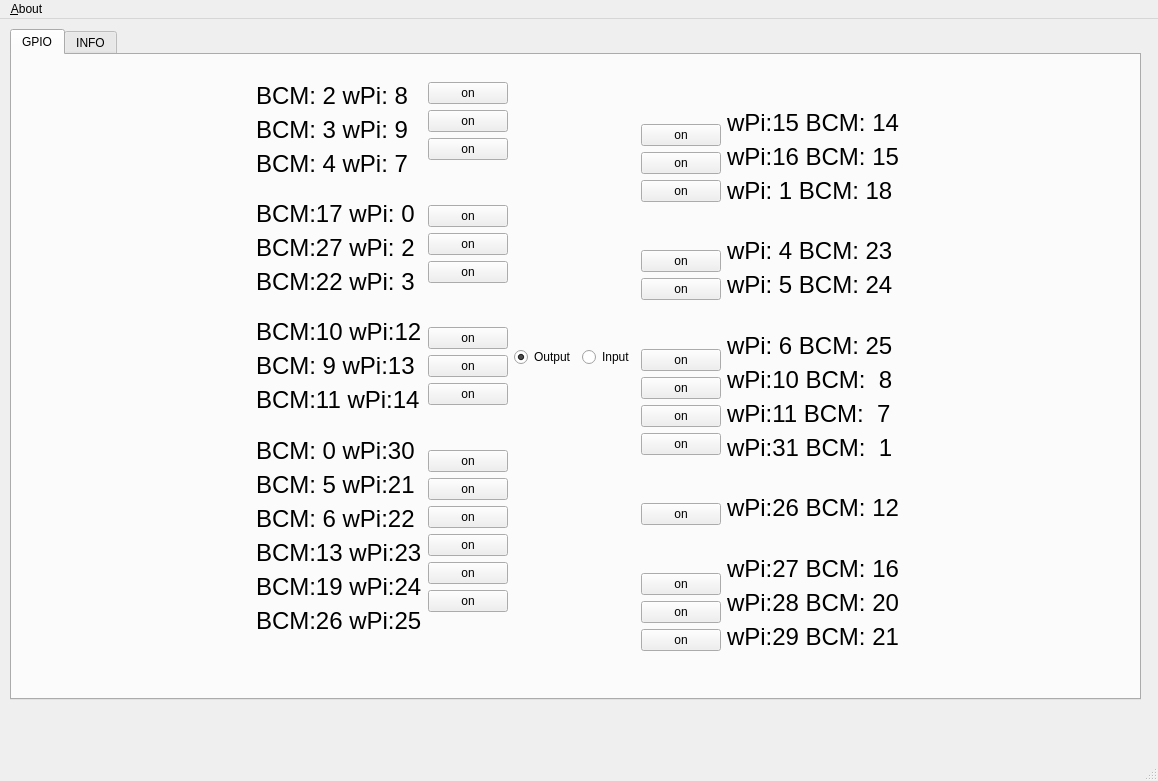
<?xml version="1.0" encoding="UTF-8"?>
<ui version="4.0">
 <class>MainWindow</class>
 <widget class="QMainWindow" name="MainWindow">
  <property name="geometry">
   <rect>
    <x>0</x>
    <y>0</y>
    <width>1158</width>
    <height>781</height>
   </rect>
  </property>
  <property name="windowTitle">
   <string>MainWindow</string>
  </property>
  <widget class="QWidget" name="centralWidget">
   <widget class="QTabWidget" name="tabWidget">
    <property name="geometry">
     <rect>
      <x>10</x>
      <y>10</y>
      <width>1131</width>
      <height>671</height>
     </rect>
    </property>
    <property name="currentIndex">
     <number>0</number>
    </property>
    <widget class="QWidget" name="tabGpio">
     <attribute name="title">
      <string>GPIO</string>
     </attribute>
     <widget class="QWidget" name="horizontalLayoutWidget">
      <property name="geometry">
       <rect>
        <x>20</x>
        <y>16</y>
        <width>1090</width>
        <height>591</height>
       </rect>
      </property>
      <layout class="QHBoxLayout" name="horizontalLayout">
       <item>
        <spacer name="horizontalSpacer_2">
         <property name="orientation">
          <enum>Qt::Horizontal</enum>
         </property>
         <property name="sizeHint" stdset="0">
          <size>
           <width>40</width>
           <height>20</height>
          </size>
         </property>
        </spacer>
       </item>
       <item>
        <layout class="QVBoxLayout" name="verticalLayout_6">
         <item>
          <widget class="QLabel" name="label8">
           <property name="font">
            <font>
             <pointsize>18</pointsize>
            </font>
           </property>
           <property name="text">
            <string>BCM: 2 wPi: 8</string>
           </property>
          </widget>
         </item>
         <item>
          <widget class="QLabel" name="label9">
           <property name="font">
            <font>
             <pointsize>18</pointsize>
            </font>
           </property>
           <property name="text">
            <string>BCM: 3 wPi: 9</string>
           </property>
          </widget>
         </item>
         <item>
          <widget class="QLabel" name="label7">
           <property name="font">
            <font>
             <pointsize>18</pointsize>
            </font>
           </property>
           <property name="text">
            <string>BCM: 4 wPi: 7</string>
           </property>
          </widget>
         </item>
         <item>
          <spacer name="verticalSpacer_21">
           <property name="orientation">
            <enum>Qt::Vertical</enum>
           </property>
           <property name="sizeHint" stdset="0">
            <size>
             <width>20</width>
             <height>40</height>
            </size>
           </property>
          </spacer>
         </item>
         <item>
          <widget class="QLabel" name="label0">
           <property name="font">
            <font>
             <pointsize>18</pointsize>
            </font>
           </property>
           <property name="text">
            <string>BCM:17 wPi: 0</string>
           </property>
          </widget>
         </item>
         <item>
          <widget class="QLabel" name="label2">
           <property name="font">
            <font>
             <pointsize>18</pointsize>
            </font>
           </property>
           <property name="text">
            <string>BCM:27 wPi: 2</string>
           </property>
          </widget>
         </item>
         <item>
          <widget class="QLabel" name="label3">
           <property name="font">
            <font>
             <pointsize>18</pointsize>
            </font>
           </property>
           <property name="text">
            <string>BCM:22 wPi: 3</string>
           </property>
          </widget>
         </item>
         <item>
          <spacer name="verticalSpacer_22">
           <property name="orientation">
            <enum>Qt::Vertical</enum>
           </property>
           <property name="sizeHint" stdset="0">
            <size>
             <width>20</width>
             <height>40</height>
            </size>
           </property>
          </spacer>
         </item>
         <item>
          <widget class="QLabel" name="label12">
           <property name="font">
            <font>
             <pointsize>18</pointsize>
            </font>
           </property>
           <property name="text">
            <string>BCM:10 wPi:12</string>
           </property>
          </widget>
         </item>
         <item>
          <widget class="QLabel" name="label13">
           <property name="font">
            <font>
             <pointsize>18</pointsize>
            </font>
           </property>
           <property name="text">
            <string>BCM: 9 wPi:13</string>
           </property>
          </widget>
         </item>
         <item>
          <widget class="QLabel" name="label14">
           <property name="font">
            <font>
             <pointsize>18</pointsize>
            </font>
           </property>
           <property name="text">
            <string>BCM:11 wPi:14</string>
           </property>
          </widget>
         </item>
         <item>
          <spacer name="verticalSpacer_24">
           <property name="orientation">
            <enum>Qt::Vertical</enum>
           </property>
           <property name="sizeHint" stdset="0">
            <size>
             <width>20</width>
             <height>40</height>
            </size>
           </property>
          </spacer>
         </item>
         <item>
          <widget class="QLabel" name="label30">
           <property name="font">
            <font>
             <pointsize>18</pointsize>
            </font>
           </property>
           <property name="text">
            <string>BCM: 0 wPi:30</string>
           </property>
          </widget>
         </item>
         <item>
          <widget class="QLabel" name="label21">
           <property name="font">
            <font>
             <pointsize>18</pointsize>
            </font>
           </property>
           <property name="text">
            <string>BCM: 5 wPi:21</string>
           </property>
          </widget>
         </item>
         <item>
          <widget class="QLabel" name="label22">
           <property name="font">
            <font>
             <pointsize>18</pointsize>
            </font>
           </property>
           <property name="text">
            <string>BCM: 6 wPi:22</string>
           </property>
          </widget>
         </item>
         <item>
          <widget class="QLabel" name="label23">
           <property name="font">
            <font>
             <pointsize>18</pointsize>
            </font>
           </property>
           <property name="text">
            <string>BCM:13 wPi:23</string>
           </property>
          </widget>
         </item>
         <item>
          <widget class="QLabel" name="label24">
           <property name="font">
            <font>
             <pointsize>18</pointsize>
            </font>
           </property>
           <property name="text">
            <string>BCM:19 wPi:24</string>
           </property>
          </widget>
         </item>
         <item>
          <widget class="QLabel" name="label25">
           <property name="font">
            <font>
             <pointsize>18</pointsize>
            </font>
           </property>
           <property name="text">
            <string>BCM:26 wPi:25</string>
           </property>
          </widget>
         </item>
         <item>
          <spacer name="verticalSpacer_23">
           <property name="orientation">
            <enum>Qt::Vertical</enum>
           </property>
           <property name="sizeHint" stdset="0">
            <size>
             <width>20</width>
             <height>40</height>
            </size>
           </property>
          </spacer>
         </item>
        </layout>
       </item>
       <item>
        <layout class="QVBoxLayout" name="verticalLayout_2">
         <item>
          <widget class="QPushButton" name="pinOutBtn8">
           <property name="enabled">
            <bool>true</bool>
           </property>
           <property name="text">
            <string>on</string>
           </property>
          </widget>
         </item>
         <item>
          <widget class="QPushButton" name="pinOutBtn9">
           <property name="enabled">
            <bool>true</bool>
           </property>
           <property name="text">
            <string>on</string>
           </property>
          </widget>
         </item>
         <item>
          <widget class="QPushButton" name="pinOutBtn7">
           <property name="enabled">
            <bool>true</bool>
           </property>
           <property name="text">
            <string>on</string>
           </property>
          </widget>
         </item>
         <item>
          <spacer name="verticalSpacer_5">
           <property name="orientation">
            <enum>Qt::Vertical</enum>
           </property>
           <property name="sizeHint" stdset="0">
            <size>
             <width>20</width>
             <height>40</height>
            </size>
           </property>
          </spacer>
         </item>
         <item>
          <widget class="QPushButton" name="pinOutBtn0">
           <property name="enabled">
            <bool>true</bool>
           </property>
           <property name="text">
            <string>on</string>
           </property>
          </widget>
         </item>
         <item>
          <widget class="QPushButton" name="pinOutBtn2">
           <property name="enabled">
            <bool>true</bool>
           </property>
           <property name="text">
            <string>on</string>
           </property>
          </widget>
         </item>
         <item>
          <widget class="QPushButton" name="pinOutBtn3">
           <property name="enabled">
            <bool>true</bool>
           </property>
           <property name="text">
            <string>on</string>
           </property>
          </widget>
         </item>
         <item>
          <spacer name="verticalSpacer_6">
           <property name="orientation">
            <enum>Qt::Vertical</enum>
           </property>
           <property name="sizeHint" stdset="0">
            <size>
             <width>20</width>
             <height>40</height>
            </size>
           </property>
          </spacer>
         </item>
         <item>
          <widget class="QPushButton" name="pinOutBtn12">
           <property name="enabled">
            <bool>true</bool>
           </property>
           <property name="text">
            <string>on</string>
           </property>
          </widget>
         </item>
         <item>
          <widget class="QPushButton" name="pinOutBtn13">
           <property name="enabled">
            <bool>true</bool>
           </property>
           <property name="text">
            <string>on</string>
           </property>
          </widget>
         </item>
         <item>
          <widget class="QPushButton" name="pinOutBtn14">
           <property name="enabled">
            <bool>true</bool>
           </property>
           <property name="text">
            <string>on</string>
           </property>
          </widget>
         </item>
         <item>
          <spacer name="verticalSpacer_7">
           <property name="orientation">
            <enum>Qt::Vertical</enum>
           </property>
           <property name="sizeHint" stdset="0">
            <size>
             <width>20</width>
             <height>40</height>
            </size>
           </property>
          </spacer>
         </item>
         <item>
          <widget class="QPushButton" name="pinOutBtn30">
           <property name="enabled">
            <bool>true</bool>
           </property>
           <property name="text">
            <string>on</string>
           </property>
          </widget>
         </item>
         <item>
          <widget class="QPushButton" name="pinOutBtn21">
           <property name="enabled">
            <bool>true</bool>
           </property>
           <property name="text">
            <string>on</string>
           </property>
          </widget>
         </item>
         <item>
          <widget class="QPushButton" name="pinOutBtn22">
           <property name="enabled">
            <bool>true</bool>
           </property>
           <property name="text">
            <string>on</string>
           </property>
          </widget>
         </item>
         <item>
          <widget class="QPushButton" name="pinOutBtn23">
           <property name="enabled">
            <bool>true</bool>
           </property>
           <property name="text">
            <string>on</string>
           </property>
          </widget>
         </item>
         <item>
          <widget class="QPushButton" name="pinOutBtn24">
           <property name="enabled">
            <bool>true</bool>
           </property>
           <property name="text">
            <string>on</string>
           </property>
          </widget>
         </item>
         <item>
          <widget class="QPushButton" name="pinOutBtn25">
           <property name="enabled">
            <bool>true</bool>
           </property>
           <property name="text">
            <string>on</string>
           </property>
          </widget>
         </item>
         <item>
          <spacer name="verticalSpacer_8">
           <property name="orientation">
            <enum>Qt::Vertical</enum>
           </property>
           <property name="sizeHint" stdset="0">
            <size>
             <width>20</width>
             <height>40</height>
            </size>
           </property>
          </spacer>
         </item>
        </layout>
       </item>
       <item>
        <layout class="QVBoxLayout" name="verticalLayout_5">
         <item>
          <spacer name="verticalSpacer">
           <property name="orientation">
            <enum>Qt::Vertical</enum>
           </property>
           <property name="sizeHint" stdset="0">
            <size>
             <width>20</width>
             <height>40</height>
            </size>
           </property>
          </spacer>
         </item>
         <item>
          <layout class="QHBoxLayout" name="horizontalLayout_2">
           <item>
            <widget class="QRadioButton" name="radioBtn">
             <property name="text">
              <string>Output</string>
             </property>
             <property name="checked">
              <bool>true</bool>
             </property>
            </widget>
           </item>
           <item>
            <widget class="QRadioButton" name="radioButton">
             <property name="text">
              <string>Input</string>
             </property>
            </widget>
           </item>
          </layout>
         </item>
         <item>
          <widget class="QLabel" name="label">
           <property name="text">
            <string/>
           </property>
           <property name="pixmap">
            <pixmap resource="res.qrc">:/gpio.jpg</pixmap>
           </property>
          </widget>
         </item>
         <item>
          <spacer name="verticalSpacer_19">
           <property name="orientation">
            <enum>Qt::Vertical</enum>
           </property>
           <property name="sizeHint" stdset="0">
            <size>
             <width>20</width>
             <height>40</height>
            </size>
           </property>
          </spacer>
         </item>
        </layout>
       </item>
       <item>
        <layout class="QVBoxLayout" name="verticalLayout_4">
         <item>
          <spacer name="verticalSpacer_14">
           <property name="orientation">
            <enum>Qt::Vertical</enum>
           </property>
           <property name="sizeHint" stdset="0">
            <size>
             <width>20</width>
             <height>40</height>
            </size>
           </property>
          </spacer>
         </item>
         <item>
          <widget class="QPushButton" name="pinOutBtn15">
           <property name="enabled">
            <bool>true</bool>
           </property>
           <property name="text">
            <string>on</string>
           </property>
          </widget>
         </item>
         <item>
          <widget class="QPushButton" name="pinOutBtn16">
           <property name="enabled">
            <bool>true</bool>
           </property>
           <property name="text">
            <string>on</string>
           </property>
          </widget>
         </item>
         <item>
          <widget class="QPushButton" name="pinOutBtn1">
           <property name="enabled">
            <bool>true</bool>
           </property>
           <property name="text">
            <string>on</string>
           </property>
          </widget>
         </item>
         <item>
          <spacer name="verticalSpacer_15">
           <property name="orientation">
            <enum>Qt::Vertical</enum>
           </property>
           <property name="sizeHint" stdset="0">
            <size>
             <width>20</width>
             <height>40</height>
            </size>
           </property>
          </spacer>
         </item>
         <item>
          <widget class="QPushButton" name="pinOutBtn4">
           <property name="enabled">
            <bool>true</bool>
           </property>
           <property name="text">
            <string>on</string>
           </property>
          </widget>
         </item>
         <item>
          <widget class="QPushButton" name="pinOutBtn5">
           <property name="enabled">
            <bool>true</bool>
           </property>
           <property name="text">
            <string>on</string>
           </property>
          </widget>
         </item>
         <item>
          <spacer name="verticalSpacer_16">
           <property name="orientation">
            <enum>Qt::Vertical</enum>
           </property>
           <property name="sizeHint" stdset="0">
            <size>
             <width>20</width>
             <height>40</height>
            </size>
           </property>
          </spacer>
         </item>
         <item>
          <widget class="QPushButton" name="pinOutBtn6">
           <property name="enabled">
            <bool>true</bool>
           </property>
           <property name="text">
            <string>on</string>
           </property>
          </widget>
         </item>
         <item>
          <widget class="QPushButton" name="pinOutBtn10">
           <property name="enabled">
            <bool>true</bool>
           </property>
           <property name="text">
            <string>on</string>
           </property>
          </widget>
         </item>
         <item>
          <widget class="QPushButton" name="pinOutBtn11">
           <property name="enabled">
            <bool>true</bool>
           </property>
           <property name="text">
            <string>on</string>
           </property>
          </widget>
         </item>
         <item>
          <widget class="QPushButton" name="pinOutBtn31">
           <property name="enabled">
            <bool>true</bool>
           </property>
           <property name="text">
            <string>on</string>
           </property>
          </widget>
         </item>
         <item>
          <spacer name="verticalSpacer_17">
           <property name="orientation">
            <enum>Qt::Vertical</enum>
           </property>
           <property name="sizeHint" stdset="0">
            <size>
             <width>20</width>
             <height>40</height>
            </size>
           </property>
          </spacer>
         </item>
         <item>
          <widget class="QPushButton" name="pinOutBtn26">
           <property name="enabled">
            <bool>true</bool>
           </property>
           <property name="text">
            <string>on</string>
           </property>
          </widget>
         </item>
         <item>
          <spacer name="verticalSpacer_18">
           <property name="orientation">
            <enum>Qt::Vertical</enum>
           </property>
           <property name="sizeHint" stdset="0">
            <size>
             <width>20</width>
             <height>40</height>
            </size>
           </property>
          </spacer>
         </item>
         <item>
          <widget class="QPushButton" name="pinOutBtn27">
           <property name="enabled">
            <bool>true</bool>
           </property>
           <property name="text">
            <string>on</string>
           </property>
          </widget>
         </item>
         <item>
          <widget class="QPushButton" name="pinOutBtn28">
           <property name="enabled">
            <bool>true</bool>
           </property>
           <property name="text">
            <string>on</string>
           </property>
          </widget>
         </item>
         <item>
          <widget class="QPushButton" name="pinOutBtn29">
           <property name="enabled">
            <bool>true</bool>
           </property>
           <property name="text">
            <string>on</string>
           </property>
          </widget>
         </item>
        </layout>
       </item>
       <item>
        <layout class="QVBoxLayout" name="verticalLayout_7">
         <item>
          <spacer name="verticalSpacer_25">
           <property name="orientation">
            <enum>Qt::Vertical</enum>
           </property>
           <property name="sizeHint" stdset="0">
            <size>
             <width>20</width>
             <height>40</height>
            </size>
           </property>
          </spacer>
         </item>
         <item>
          <widget class="QLabel" name="label15">
           <property name="font">
            <font>
             <pointsize>18</pointsize>
            </font>
           </property>
           <property name="text">
            <string>wPi:15 BCM: 14</string>
           </property>
          </widget>
         </item>
         <item>
          <widget class="QLabel" name="label16">
           <property name="font">
            <font>
             <pointsize>18</pointsize>
            </font>
           </property>
           <property name="text">
            <string>wPi:16 BCM: 15</string>
           </property>
          </widget>
         </item>
         <item>
          <widget class="QLabel" name="label1">
           <property name="font">
            <font>
             <pointsize>18</pointsize>
            </font>
           </property>
           <property name="text">
            <string>wPi: 1 BCM: 18</string>
           </property>
          </widget>
         </item>
         <item>
          <spacer name="verticalSpacer_26">
           <property name="orientation">
            <enum>Qt::Vertical</enum>
           </property>
           <property name="sizeHint" stdset="0">
            <size>
             <width>20</width>
             <height>40</height>
            </size>
           </property>
          </spacer>
         </item>
         <item>
          <widget class="QLabel" name="label4">
           <property name="font">
            <font>
             <pointsize>18</pointsize>
            </font>
           </property>
           <property name="text">
            <string>wPi: 4 BCM: 23</string>
           </property>
          </widget>
         </item>
         <item>
          <widget class="QLabel" name="label5">
           <property name="font">
            <font>
             <pointsize>18</pointsize>
            </font>
           </property>
           <property name="text">
            <string>wPi: 5 BCM: 24</string>
           </property>
          </widget>
         </item>
         <item>
          <spacer name="verticalSpacer_27">
           <property name="orientation">
            <enum>Qt::Vertical</enum>
           </property>
           <property name="sizeHint" stdset="0">
            <size>
             <width>20</width>
             <height>40</height>
            </size>
           </property>
          </spacer>
         </item>
         <item>
          <widget class="QLabel" name="label6">
           <property name="font">
            <font>
             <pointsize>18</pointsize>
            </font>
           </property>
           <property name="text">
            <string>wPi: 6 BCM: 25</string>
           </property>
          </widget>
         </item>
         <item>
          <widget class="QLabel" name="label10">
           <property name="font">
            <font>
             <pointsize>18</pointsize>
            </font>
           </property>
           <property name="text">
            <string>wPi:10 BCM:  8</string>
           </property>
          </widget>
         </item>
         <item>
          <widget class="QLabel" name="label11">
           <property name="font">
            <font>
             <pointsize>18</pointsize>
            </font>
           </property>
           <property name="text">
            <string>wPi:11 BCM:  7</string>
           </property>
          </widget>
         </item>
         <item>
          <widget class="QLabel" name="label31">
           <property name="font">
            <font>
             <pointsize>18</pointsize>
            </font>
           </property>
           <property name="text">
            <string>wPi:31 BCM:  1</string>
           </property>
          </widget>
         </item>
         <item>
          <spacer name="verticalSpacer_29">
           <property name="orientation">
            <enum>Qt::Vertical</enum>
           </property>
           <property name="sizeHint" stdset="0">
            <size>
             <width>20</width>
             <height>40</height>
            </size>
           </property>
          </spacer>
         </item>
         <item>
          <widget class="QLabel" name="label26">
           <property name="font">
            <font>
             <pointsize>18</pointsize>
            </font>
           </property>
           <property name="text">
            <string>wPi:26 BCM: 12</string>
           </property>
          </widget>
         </item>
         <item>
          <spacer name="verticalSpacer_28">
           <property name="orientation">
            <enum>Qt::Vertical</enum>
           </property>
           <property name="sizeHint" stdset="0">
            <size>
             <width>20</width>
             <height>40</height>
            </size>
           </property>
          </spacer>
         </item>
         <item>
          <widget class="QLabel" name="label27">
           <property name="font">
            <font>
             <pointsize>18</pointsize>
            </font>
           </property>
           <property name="text">
            <string>wPi:27 BCM: 16</string>
           </property>
          </widget>
         </item>
         <item>
          <widget class="QLabel" name="label28">
           <property name="font">
            <font>
             <pointsize>18</pointsize>
            </font>
           </property>
           <property name="text">
            <string>wPi:28 BCM: 20</string>
           </property>
          </widget>
         </item>
         <item>
          <widget class="QLabel" name="label29">
           <property name="font">
            <font>
             <pointsize>18</pointsize>
            </font>
           </property>
           <property name="text">
            <string>wPi:29 BCM: 21</string>
           </property>
          </widget>
         </item>
        </layout>
       </item>
       <item>
        <spacer name="horizontalSpacer">
         <property name="orientation">
          <enum>Qt::Horizontal</enum>
         </property>
         <property name="sizeHint" stdset="0">
          <size>
           <width>40</width>
           <height>20</height>
          </size>
         </property>
        </spacer>
       </item>
      </layout>
     </widget>
    </widget>
    <widget class="QWidget" name="tabInfo">
     <attribute name="title">
      <string>INFO</string>
     </attribute>
    </widget>
   </widget>
  </widget>
  <widget class="QMenuBar" name="menuBar">
   <property name="geometry">
    <rect>
     <x>0</x>
     <y>0</y>
     <width>1158</width>
     <height>25</height>
    </rect>
   </property>
   <widget class="QMenu" name="menu_About">
    <property name="title">
     <string>&amp;About</string>
    </property>
    <addaction name="actionAbout"/>
    <addaction name="separator"/>
    <addaction name="actionExit"/>
   </widget>
   <addaction name="menu_About"/>
  </widget>
  <widget class="QStatusBar" name="statusBar"/>
  <action name="actionAbout">
   <property name="text">
    <string>&amp;About</string>
   </property>
  </action>
  <action name="actionExit">
   <property name="text">
    <string>E&amp;xit</string>
   </property>
  </action>
 </widget>
 <layoutdefault spacing="6" margin="11"/>
 <resources>
  <include location="res.qrc"/>
 </resources>
 <connections/>
</ui>
